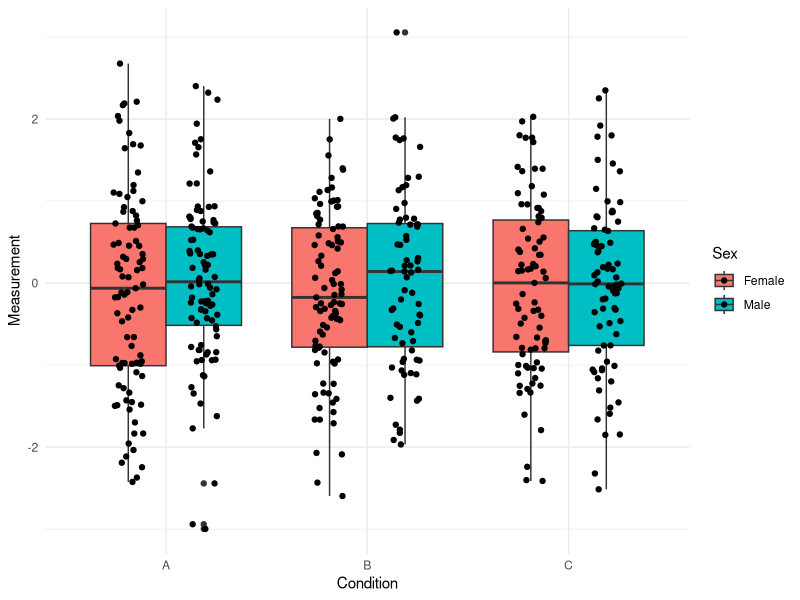
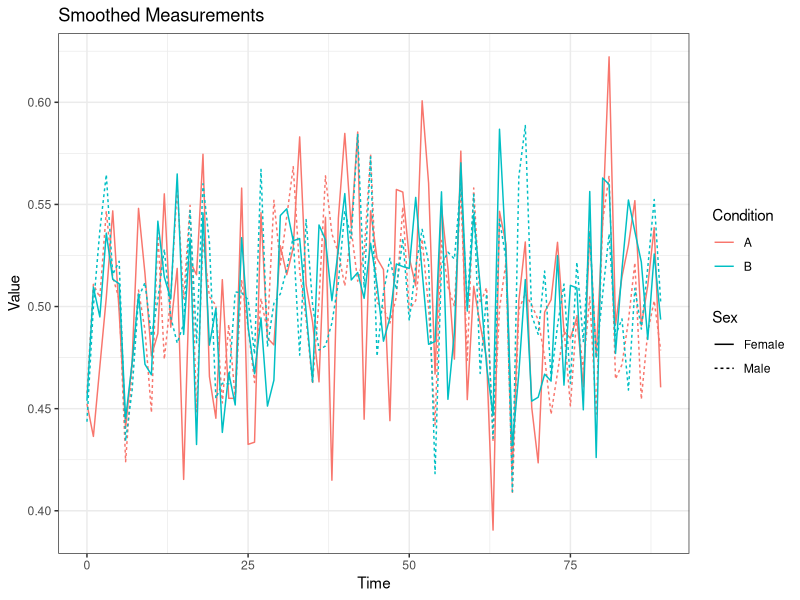

The R script that drew these images, in order:
## ---- chunk 1
knitr::opts_chunk$set(comment = NA)
library(dplyr)
library(ggplot2)
library(tidyr)
library(zoo)
## ---- chunk 2
plot_boxplot <- function(data, x, y, fill) {
  ggplot(data, aes(x = .data[[x]], y = .data[[y]], fill = .data[[fill]])) +
    geom_boxplot(position = position_dodge(width = 0.75)) +
    geom_point(aes(group = .data[[fill]]),
               position = position_jitterdodge(jitter.width = 0.15, dodge.width = 0.75)) +
    labs(x = x, y = y, fill = fill, color = fill) +
    theme_minimal()
}
## ---- chunk 3
generate_mock_data <- function(num_samples = 500, seed = NULL) {
  if (!is.null(seed)) {
    set.seed(seed)
  }

  tibble(
    Sample_ID = sprintf("Sample_%d", seq_len(num_samples)),
    Condition = sample(c("A", "B", "C"), size = num_samples, replace = TRUE),
    Sex = sample(c("Male", "Female"), size = num_samples, replace = TRUE),
    Measurement = rnorm(num_samples, mean = 0, sd = 1)
  )
}
## ---- chunk 4
demo1a_mock_data <- generate_mock_data(num_samples = 500, seed = 1)
plot_boxplot(demo1a_mock_data, x = "Condition", y = "Measurement", fill = "Sex")
## ---- chunk 5
#' Plot smoothed time-series data by condition and sex
#'
#' @description
#' Plot smoothed time-series data by condition (color) and sex (style).
#'
#' @param data A data.frame containing 'Condition', 'Sex', and numeric time columns (e.g., '1', '2', ...).
#' @param window Integer. Rolling window for smoothing across time columns. Default is 5.
#' @param figsize Numeric vector of length 2. Figure size. Default is c(10, 6).
#'
#' @return A \code{matplotlib.figure.Figure}-like object representing the plot of time-smoothed measurements.
plot_smoothed_measurements <- function(data, window = 5, figsize = c(10, 6)) {
  # Identify time-series columns (numeric names like "1","2",...)
  measurement_cols <- colnames(data)[grepl("^\\d+$", colnames(data))]

  # Smooth across time for each sample
  smoothed_data <- data %>%
    mutate(across(all_of(measurement_cols), 
           ~ rollapply(.x, width = window, FUN = mean, align = "center", partial = TRUE))) %>%
    as.data.frame()

  # Convert to long format
  long_df <- smoothed_data %>%
    pivot_longer(cols = all_of(measurement_cols), 
                 names_to = "Time",
                 values_to = "Value") %>%
    mutate(Time = as.numeric(Time))

  long_summary <- long_df %>%
    dplyr::group_by(Condition, Sex, Time) %>%
    dplyr::summarise(Value = mean(Value, na.rm = TRUE), .groups = "drop")
  
  p <- ggplot(long_summary, aes(x = Time, y = Value, color = Condition, linetype = Sex)) +
    geom_line() +
    labs(title = "Smoothed Measurements", x = "Time", y = "Value") +
    theme_bw()

  return(p)
}
## ---- chunk 6
generate_mock_time_series <- function(num_samples = 80, num_timepoints = 90, seed = NULL) {
  if (!is.null(seed)) set.seed(seed)

  # Time series data with explicit column names
  time_cols <- as.character(0:(num_timepoints - 1))
  time_series_data <- as.data.frame(matrix(
    runif(num_samples * num_timepoints),
    nrow = num_samples,
    ncol = num_timepoints
  ))
  colnames(time_series_data) <- time_cols

  # Metadata
  metadata <- data.frame(
    Sample_ID = paste0("Sample_", seq_len(num_samples)),
    Condition = sample(c("A", "B"), num_samples, replace = TRUE),
    Sex = sample(c("Male", "Female"), num_samples, replace = TRUE)
  )

  # Combine
  data <- cbind(metadata, time_series_data)

  return(data)
}
## ---- chunk 7
demo1b_mock_data <- generate_mock_time_series()
plot_smoothed_measurements(demo1b_mock_data, window = 5)
## ---- chunk 8
plot_boxplot_improved <- function(data, x, y, fill) {
  ggplot(data, aes(x = .data[[x]], y = .data[[y]], fill = .data[[fill]])) +
    geom_boxplot(position = position_dodge(width = 0.75), outlier.shape = NA) +
    geom_point(aes(group = .data[[fill]]), position = position_jitterdodge(jitter.width = 0.15, dodge.width = 0.75)) +
    labs(x = x, y = y, fill = fill, color = fill) +
    theme_minimal()
}
## ---- chunk 9
get_time_columns <- function(data) {
  ### Identify time columns in the DataFrame.
  
  # Identify columns that are purely digits
  time_cols <- names(data)[grepl("^\\d+$", names(data))]
  # Ensure correct temporal order
  time_cols <- time_cols[order(as.integer(time_cols))]

  # Confirm evenly spaced timepoints
  timepoints <- as.integer(time_cols)
  if (length(timepoints) > 1) {
    diffs <- diff(timepoints)
    if (!all(diffs == diffs[1])) {
      stop("Timepoints are not evenly spaced.", call. = FALSE)
    }
  }

  return(time_cols)
}

smooth_time_series <- function(data, window = 5) {
  ### Apply rolling mean smoothing to time-series data.
  measurement_cols <- get_time_columns(data)
  
  # Smooth across time for each sample
  smoothed_matrix <- data %>%
    dplyr::select(all_of(measurement_cols)) %>%
    t() %>% as.data.frame() %>%
    mutate(across(everything(), 
           ~ rollapply(.x, width = window, FUN = mean, align = "center", partial = TRUE))) %>%
    t()

  smoothed_data <- data
  smoothed_data[measurement_cols] <- as.data.frame(smoothed_matrix)

  smoothed_data %>%
    pivot_longer(
      cols = all_of(measurement_cols),
      names_to = "Time",
      values_to = "Value"
    ) %>%
    mutate(Time = as.numeric(Time))
}

plot_smoothed_measurements_improved <- function(data, window = 5, figsize = c(10, 6)) {
  smoothed_data_long <- smooth_time_series(data, window = window)

  long_summary <- smoothed_data_long %>%
    group_by(Condition, Sex, Time) %>%
    summarize(Value = mean(Value, na.rm = TRUE), .groups = "drop")

  ggplot(long_summary, aes(x = Time, y = Value, color = Condition, linetype = Sex)) +
    geom_line() +
    labs(title = "Smoothed Measurements", x = "Time", y = "Value") +
    theme_bw()
}
